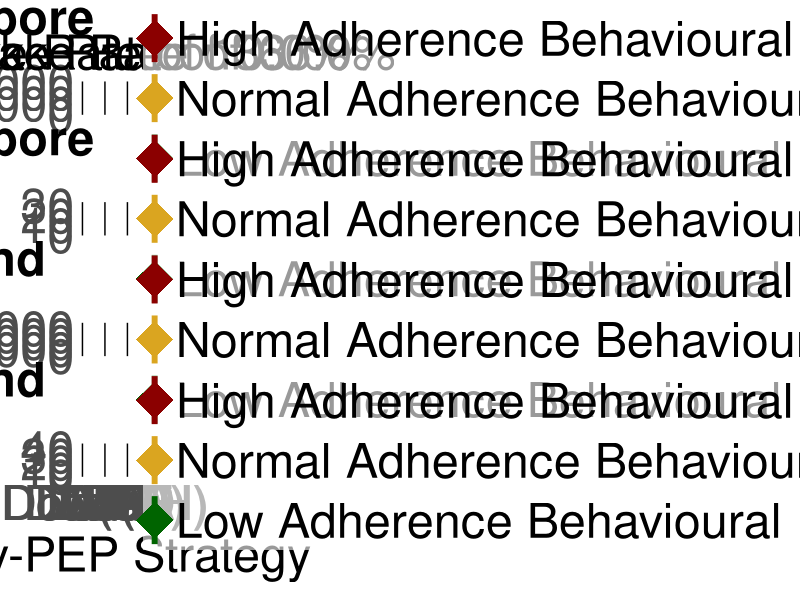

This chart was generated by the following R code:
library(ggplot2)
library(patchwork)

size = 35
############################ Singapore #####################################
############################ uptake rate of 0.1 ############################
# plot averted cases
averted_lowbehaviouralpattern_0.1 <- data.frame(
  group = c('DbE', 'DoD(H)', 'DoD', 'DoA(H)', 'DoA', 'DaR'),
  ymin = c(972, 700, 702, 19499, 19507, 19499),
  middle = c(4279, 8310, 8321, 73221, 73249, 73221),
  ymax = c(10117, 55178, 55321, 277301, 277752, 277204)
)

averted_normalbehaviouralpattern_0.1 <- data.frame(
  group = c('DbE', 'DoD(H)', 'DoD', 'DoA(H)', 'DoA', 'DaR'),
  ymin = c(1702, 1222, 1226, 20117, 20120, 20117),
  middle = c(7606, 13476, 13485, 74275, 74367, 74277),
  ymax = c(18513, 84823, 85130, 283930, 283938, 283930)
)

averted_highbehaviouralpattern_0.1 <- data.frame(
  group = c('DbE', 'DoD(H)', 'DoD', 'DoA(H)', 'DoA', 'DaR'),
  ymin = c(2673, 1927, 1933, 20592, 20601, 20592),
  middle = c(12251, 19467, 19479, 74628, 74647, 74628),
  ymax = c(31121, 115829, 115851, 283940, 283947, 283940)
)

averted_lowbehaviouralpattern_0.1$scenario <- "Low Adherence Behavioural Pattern"
averted_normalbehaviouralpattern_0.1$scenario <- "Normal Adherence Behavioural Pattern"
averted_highbehaviouralpattern_0.1$scenario <- "High Adherence Behavioural Pattern"

df_combined <- rbind(averted_lowbehaviouralpattern_0.1, averted_normalbehaviouralpattern_0.1, averted_highbehaviouralpattern_0.1)
df_combined$group <- factor(df_combined$group, levels = c('DbE', 'DoD(H)', 'DoD', 'DoA(H)', 'DoA', 'DaR'))
df_combined$scenario <- factor(df_combined$scenario, levels = c("High Adherence Behavioural Pattern", "Normal Adherence Behavioural Pattern", "Low Adherence Behavioural Pattern"))

p1 <- ggplot(df_combined, aes(
  x = group,
  y = middle,
  ymin = ymin,
  ymax = ymax,
  color = scenario
)) + 
  geom_pointrange(position = position_dodge(width = 0.4), shape = 18, size = 3, linewidth = 2) +
  labs(title = "A: Uptake Rate of 10.0%") +
  scale_color_manual(
    name = NULL,
    values = c("Low Adherence Behavioural Pattern" = "darkgreen", "Normal Adherence Behavioural Pattern" = "goldenrod", "High Adherence Behavioural Pattern" = "darkred")
  ) +
  scale_y_continuous(expand = expansion(mult = c(0, 0.05)), limits = c(0, 290000), labels = function(x) format(x, scientific = FALSE, big.mark = "", trim = TRUE)) +
  theme_minimal(base_size = 13) +
  theme(
    panel.grid.major = element_blank(),
    panel.grid.minor = element_blank(),
    legend.position = "inside",
    legend.position.inside = c(0.20, 0.85),
    legend.justification = c("right", "top"),
    legend.background = element_rect(fill = alpha("white", 0.6), color = NA),
    legend.box.background = element_rect(color = "black"),
    legend.margin = margin(0, 0, 0, 0),
    legend.box.margin = margin(0, 0, 0, 0),
    legend.key.height = unit(3, "lines"),
    plot.title = element_text(hjust = 0.5, margin = margin(b = 0), size = size),
    axis.title.x = element_blank(),
    axis.text.x = element_blank(),
    axis.text.y = element_text(size = size),
    axis.title.y = element_text(size = size),
    axis.line.x = element_line(color = "black", size = 0.5),
    axis.line.y = element_line(color = "black", size = 0.5)
  )
p1 <- p1 +
  labs(tag = "(1) Singapore") +
  theme(
    plot.tag.position = c(0, 1),
    plot.tag = element_text(size = size, hjust = 0, vjust = 0, face = "bold")
  )

# plot averted cases per prescription
averted_lowbehaviouralpattern_0.1 <- data.frame(
  group = c('DbE', 'DoD(H)', 'DoD', 'DoA(H)', 'DoA', 'DaR'),
  ymin = c(0.26, 1.19, 0.96, 0.049, 0.014, 0.049),
  middle = c(1.13, 4.56, 3.78, 0.26, 0.078, 0.26),
  ymax = c(2.67, 10.76, 8.75, 3.65, 1.44, 3.60)
)

averted_normalbehaviouralpattern_0.1 <- data.frame(
  group = c('DbE', 'DoD(H)', 'DoD', 'DoA(H)', 'DoA', 'DaR'),
  ymin = c(0.45, 2.12, 1.70, 0.077, 0.020, 0.077),
  middle = c(2.01, 8.05, 6.70, 0.37, 0.10, 0.37),
  ymax = c(4.89, 19.19, 15.63, 4.67, 1.77, 4.69)
)

averted_highbehaviouralpattern_0.1 <- data.frame(
  group = c('DbE', 'DoD(H)', 'DoD', 'DoA(H)', 'DoA', 'DaR'),
  ymin = c(0.71, 3.45, 2.76, 0.12, 0.030, 0.12),
  middle = c(3.24, 13.01, 10.87, 0.53, 0.14, 0.52),
  ymax = c(8.22, 31.62, 25.76, 5.25, 1.95, 5.25)
)

averted_lowbehaviouralpattern_0.1$scenario <- "Low Adherence Behavioural Pattern"
averted_normalbehaviouralpattern_0.1$scenario <- "Normal Adherence Behavioural Pattern"
averted_highbehaviouralpattern_0.1$scenario <- "High Adherence Behavioural Pattern"

df_combined <- rbind(averted_lowbehaviouralpattern_0.1, averted_normalbehaviouralpattern_0.1, averted_highbehaviouralpattern_0.1)
df_combined$group <- factor(df_combined$group, levels = c('DbE', 'DoD(H)', 'DoD', 'DoA(H)', 'DoA', 'DaR'))
df_combined$scenario <- factor(df_combined$scenario, levels = c("High Adherence Behavioural Pattern", "Normal Adherence Behavioural Pattern", "Low Adherence Behavioural Pattern"))

p4 <- ggplot(df_combined, aes(
  x = group,
  y = middle,
  ymin = ymin,
  ymax = ymax,
  color = scenario
)) + 
  geom_pointrange(position = position_dodge(width = 0.4), shape = 18, size = 3, linewidth = 2) +
  scale_color_manual(
    name = NULL,
    values = c("Low Adherence Behavioural Pattern" = "darkgreen", "Normal Adherence Behavioural Pattern" = "goldenrod", "High Adherence Behavioural Pattern" = "darkred")
  ) +
  labs(title = "") +
  theme_minimal(base_size = 13) +
  scale_y_continuous(expand = expansion(mult = c(0, 0.05)), limits = c(0, 32)) +
  theme(
    panel.grid.major = element_blank(),
    panel.grid.minor = element_blank(),
    legend.position = "inside",
    legend.position.inside = c(0.20, 0.85),
    legend.justification = c("right", "top"),
    legend.background = element_rect(fill = alpha("white", 0.6), color = NA),
    legend.box.background = element_rect(color = "black"),
    legend.margin = margin(0, 0, 0, 0),
    legend.box.margin = margin(0, 0, 0, 0),
    legend.key.height = unit(3, "lines"),
    plot.title = element_text(hjust = 0.5, margin = margin(b = 0), size = size),
    axis.title.x = element_blank(),
    axis.text.x = element_blank(),
    axis.text.y = element_text(size = size),
    axis.title.y = element_text(size = size),
    axis.line.x = element_line(color = "black", size = 0.5),
    axis.line.y = element_line(color = "black", size = 0.5)
  )
p4 <- p4 +
  labs(tag = "(2) Singapore") +
  theme(
    plot.tag.position = c(0, 1),
    plot.tag = element_text(size = size, hjust = 0, vjust = 0, face = "bold")
  )

############################ uptake rate of 0.33 ############################
# plot averted cases
averted_lowbehaviouralpattern_0.33 <- data.frame(
  group = c('DbE', 'DoD(H)', 'DoD', 'DoA(H)', 'DoA', 'DaR'),
  ymin = c(3009, 2124, 2132, 20712, 20713, 20712),
  middle = c(13200, 21156, 21182, 75181, 75196, 75181),
  ymax = c(32679, 122282, 122851, 283971, 283975, 283971)
)

averted_normalbehaviouralpattern_0.33 <- data.frame(
  group = c('DbE', 'DoD(H)', 'DoD', 'DoA(H)', 'DoA', 'DaR'),
  ymin = c(4985, 3507, 3526, 20720, 20721, 20720),
  middle = c(22386, 30652, 30705, 75471, 75484, 75471),
  ymax = c(58439, 162306, 162368, 283872, 283976, 283972)
)

averted_highbehaviouralpattern_0.33 <- data.frame(
  group = c('DbE', 'DoD(H)', 'DoD', 'DoA(H)', 'DoA', 'DaR'),
  ymin = c(7294, 5166, 5179, 20937, 21003, 20937),
  middle = c(33383, 39818, 39900, 75532, 75554, 75532),
  ymax = c(94504, 195468, 195900, 283972, 283976, 283972)
)

averted_lowbehaviouralpattern_0.33$scenario <- "Low Adherence Behavioural Pattern"
averted_normalbehaviouralpattern_0.33$scenario <- "Normal Adherence Behavioural Pattern"
averted_highbehaviouralpattern_0.33$scenario <- "High Adherence Behavioural Pattern"

df_combined <- rbind(averted_lowbehaviouralpattern_0.33, averted_normalbehaviouralpattern_0.33, averted_highbehaviouralpattern_0.33)
df_combined$group <- factor(df_combined$group, levels = c('DbE', 'DoD(H)', 'DoD', 'DoA(H)', 'DoA', 'DaR'))
df_combined$scenario <- factor(df_combined$scenario, levels = c("High Adherence Behavioural Pattern", "Normal Adherence Behavioural Pattern", "Low Adherence Behavioural Pattern"))

p2 <- ggplot(df_combined, aes(
  x = group,
  y = middle,
  ymin = ymin,
  ymax = ymax,
  color = scenario
)) + 
  geom_pointrange(position = position_dodge(width = 0.4), shape = 18, size = 3, linewidth = 2) +
  labs(title = "B: Uptake Rate of 33.0%") +
  scale_color_manual(
    name = NULL,
    values = c("Low Adherence Behavioural Pattern" = "darkgreen", "Normal Adherence Behavioural Pattern" = "goldenrod", "High Adherence Behavioural Pattern" = "darkred")
  ) +
  theme_minimal(base_size = 13) +
  scale_y_continuous(expand = expansion(mult = c(0, 0.05)), limits = c(0, 290000), labels = function(x) format(x, scientific = FALSE, big.mark = "", trim = TRUE)) +
  theme(
    panel.grid.major = element_blank(),
    panel.grid.minor = element_blank(),
    legend.position = "inside",
    legend.position.inside = c(0.20, 0.85),
    legend.justification = c("right", "top"),
    legend.background = element_rect(fill = alpha("white", 0.6), color = NA),
    legend.box.background = element_rect(color = "black"),
    legend.margin = margin(0, 0, 0, 0),
    legend.box.margin = margin(0, 0, 0, 0),
    legend.key.height = unit(3, "lines"),
    plot.title = element_text(hjust = 0.5, margin = margin(b = 0), size = size),
    axis.title.x = element_blank(),
    axis.text.x = element_blank(),
    axis.title.y = element_blank(),
    axis.text.y = element_blank(),
    axis.ticks.y = element_blank(),
    axis.line.x = element_line(color = "black", size = 0.5),
    axis.line.y = element_line(color = "black", size = 0.5)
  )

# plot averted cases per prescription
averted_lowbehaviouralpattern_0.33 <- data.frame(
  group = c('DbE', 'DoD(H)', 'DoD', 'DoA(H)', 'DoA', 'DaR'),
  ymin = c(0.24, 1.17, 0.94, 0.033, 0.0086, 0.033),
  middle = c(1.06, 4.36, 3.61, 0.15, 0.042, 0.15),
  ymax = c(2.62, 10.23, 8.42, 1.62, 0.60, 1.60)
)

averted_normalbehaviouralpattern_0.33 <- data.frame(
  group = c('DbE', 'DoD(H)', 'DoD', 'DoA(H)', 'DoA', 'DaR'),
  ymin = c(0.40, 2.06, 1.64, 0.051, 0.013, 0.05),
  middle = c(1.79, 7.61, 6.33, 0.23, 0.062, 0.23),
  ymax = c(4.68, 18.12, 14.89, 1.92, 0.69, 1.91)
)

averted_highbehaviouralpattern_0.33 <- data.frame(
  group = c('DbE', 'DoD(H)', 'DoD', 'DoA(H)', 'DoA', 'DaR'),
  ymin = c(0.58, 3.32, 2.65, 0.072, 0.020, 0.072),
  middle = c(2.67, 12.21, 10.20, 0.34, 0.091, 0.34),
  ymax = c(7.56, 30.19, 24.87, 2.20, 0.79, 2.19)
)

averted_lowbehaviouralpattern_0.33$scenario <- "Low Adherence Behavioural Pattern"
averted_normalbehaviouralpattern_0.33$scenario <- "Normal Adherence Behavioural Pattern"
averted_highbehaviouralpattern_0.33$scenario <- "High Adherence Behavioural Pattern"

df_combined <- rbind(averted_lowbehaviouralpattern_0.33, averted_normalbehaviouralpattern_0.33, averted_highbehaviouralpattern_0.33)
df_combined$group <- factor(df_combined$group, levels = c('DbE', 'DoD(H)', 'DoD', 'DoA(H)', 'DoA', 'DaR'))
df_combined$scenario <- factor(df_combined$scenario, levels = c("High Adherence Behavioural Pattern", "Normal Adherence Behavioural Pattern", "Low Adherence Behavioural Pattern"))

p5 <- ggplot(df_combined, aes(
  x = group,
  y = middle,
  ymin = ymin,
  ymax = ymax,
  color = scenario
)) + 
  geom_pointrange(position = position_dodge(width = 0.4), shape = 18, size = 3, linewidth = 2) +
  scale_color_manual(
    name = NULL,
    values = c("Low Adherence Behavioural Pattern" = "darkgreen", "Normal Adherence Behavioural Pattern" = "goldenrod", "High Adherence Behavioural Pattern" = "darkred")
  ) +
  labs(title = "") +
  theme_minimal(base_size = 13) +
  scale_y_continuous(expand = expansion(mult = c(0, 0.05)), limits = c(0, 32)) +
  theme(
    panel.grid.major = element_blank(),
    panel.grid.minor = element_blank(),
    legend.position = "inside",
    legend.position.inside = c(0.20, 0.85),
    legend.justification = c("right", "top"),
    legend.background = element_rect(fill = alpha("white", 0.6), color = NA),
    legend.box.background = element_rect(color = "black"),
    legend.margin = margin(0, 0, 0, 0),
    legend.box.margin = margin(0, 0, 0, 0),
    legend.key.height = unit(3, "lines"),
    plot.title = element_text(hjust = 0.5, margin = margin(b = 0), size = size),
    axis.title.x = element_blank(),
    axis.text.x = element_blank(),
    axis.title.y = element_blank(),
    axis.text.y = element_blank(),
    axis.ticks.y = element_blank(),
    axis.line.x = element_line(color = "black", size = 0.5),
    axis.line.y = element_line(color = "black", size = 0.5)
  )

############################ uptake rate of 0.66 ############################
# plot averted cases
averted_lowbehaviouralpattern_0.66 <- data.frame(
  group = c('DbE', 'DoD(H)', 'DoD', 'DoA(H)', 'DoA', 'DaR'),
  ymin = c(5499, 3818, 3839, 21030, 21036, 21030),
  middle = c(24251, 32459, 32509, 75686, 75707, 75686),
  ymax = c(63183, 167472, 168138, 283973, 283976, 283973)
)

averted_normalbehaviouralpattern_0.66 <- data.frame(
  group = c('DbE', 'DoD(H)', 'DoD', 'DoA(H)', 'DoA', 'DaR'),
  ymin = c(8554, 5935, 5960, 21032, 21038, 21032),
  middle = c(38143, 42739, 42799, 75761, 75764, 75761),
  ymax = c(109313, 204607, 205162, 283973, 283977, 283973)
)

averted_highbehaviouralpattern_0.66 <- data.frame(
  group = c('DbE', 'DoD(H)', 'DoD', 'DoA(H)', 'DoA', 'DaR'),
  ymin = c(11268, 8193, 8198, 21157, 21157, 21157),
  middle = c(50904, 51058, 51080, 75762, 75765, 75762),
  ymax = c(166182, 213123, 231724, 283974, 283977, 283974)
)

averted_lowbehaviouralpattern_0.66$scenario <- "Low Adherence Behavioural Pattern"
averted_normalbehaviouralpattern_0.66$scenario <- "Normal Adherence Behavioural Pattern"
averted_highbehaviouralpattern_0.66$scenario <- "High Adherence Behavioural Pattern"

df_combined <- rbind(averted_lowbehaviouralpattern_0.66, averted_normalbehaviouralpattern_0.66, averted_highbehaviouralpattern_0.66)
df_combined$group <- factor(df_combined$group, levels = c('DbE', 'DoD(H)', 'DoD', 'DoA(H)', 'DoA', 'DaR'))
df_combined$scenario <- factor(df_combined$scenario, levels = c("High Adherence Behavioural Pattern", "Normal Adherence Behavioural Pattern", "Low Adherence Behavioural Pattern"))

p3 <- ggplot(df_combined, aes(
  x = group,
  y = middle,
  ymin = ymin,
  ymax = ymax,
  color = scenario
)) + 
  geom_pointrange(position = position_dodge(width = 0.4), shape = 18, size = 3, linewidth = 2) +
  labs(title = "C: Uptake Rate of 66.0%") +
  scale_color_manual(
    name = NULL,
    values = c("Low Adherence Behavioural Pattern" = "darkgreen", "Normal Adherence Behavioural Pattern" = "goldenrod", "High Adherence Behavioural Pattern" = "darkred")
  ) +
  theme_minimal(base_size = 13) +
  scale_y_continuous(expand = expansion(mult = c(0, 0.05)), limits = c(0, 290000)) +
  theme(
    panel.grid.major = element_blank(),
    panel.grid.minor = element_blank(),
    legend.position = "inside",
    legend.position.inside = c(0.20, 0.85),
    legend.justification = c("right", "top"),
    legend.background = element_rect(fill = alpha("white", 0.6), color = NA),
    legend.box.background = element_rect(color = "black"),
    legend.margin = margin(0, 0, 0, 0),
    legend.box.margin = margin(0, 0, 0, 0),
    legend.key.height = unit(3, "lines"),
    plot.title = element_text(hjust = 0.5, margin = margin(b = 0), size = size),
    axis.title.x = element_blank(),
    axis.text.x = element_blank(),
    axis.title.y = element_blank(),
    axis.text.y = element_blank(),
    axis.ticks.y = element_blank(),
    axis.line.x = element_line(color = "black", size = 0.5),
    axis.line.y = element_line(color = "black", size = 0.5)
  )

# plot averted cases per prescription
averted_lowbehaviouralpattern_0.66 <- data.frame(
  group = c('DbE', 'DoD(H)', 'DoD', 'DoA(H)', 'DoA', 'DaR'),
  ymin = c(0.22, 1.14, 0.92, 0.025, 0.0068, 0.025),
  middle = c(0.97, 4.17, 3.46, 0.12, 0.032, 0.12),
  ymax = c(2.53, 9.77, 8.06, 0.98, 0.35, 0.98)
)

averted_normalbehaviouralpattern_0.66 <- data.frame(
  group = c('DbE', 'DoD(H)', 'DoD', 'DoA(H)', 'DoA', 'DaR'),
  ymin = c(0.34, 1.99, 1.59, 0.036, 0.010, 0.036),
  middle = c(1.53, 7.17, 5.97, 0.18, 0.047, 0.18),
  ymax = c(4.37, 17.15, 14.26, 1.15, 0.41, 1.14)
)

averted_highbehaviouralpattern_0.66 <- data.frame(
  group = c('DbE', 'DoD(H)', 'DoD', 'DoA(H)', 'DoA', 'DaR'),
  ymin = c(0.45, 3.17, 2.52, 0.045, 0.014, 0.045),
  middle = c(2.04, 11.51, 9.61, 0.25, 0.068, 0.25),
  ymax = c(6.65, 29.06, 24.04, 1.59, 0.48, 1.59)
)

averted_lowbehaviouralpattern_0.66$scenario <- "Low Adherence Behavioural Pattern"
averted_normalbehaviouralpattern_0.66$scenario <- "Normal Adherence Behavioural Pattern"
averted_highbehaviouralpattern_0.66$scenario <- "High Adherence Behavioural Pattern"

df_combined <- rbind(averted_lowbehaviouralpattern_0.66, averted_normalbehaviouralpattern_0.66, averted_highbehaviouralpattern_0.66)
df_combined$group <- factor(df_combined$group, levels = c('DbE', 'DoD(H)', 'DoD', 'DoA(H)', 'DoA', 'DaR'))
df_combined$scenario <- factor(df_combined$scenario, levels = c("High Adherence Behavioural Pattern", "Normal Adherence Behavioural Pattern", "Low Adherence Behavioural Pattern"))

p6 <- ggplot(df_combined, aes(
  x = group,
  y = middle,
  ymin = ymin,
  ymax = ymax,
  color = scenario
)) + 
  geom_pointrange(position = position_dodge(width = 0.4), shape = 18, size = 3, linewidth = 2) +
  scale_color_manual(
    name = NULL,
    values = c("Low Adherence Behavioural Pattern" = "darkgreen", "Normal Adherence Behavioural Pattern" = "goldenrod", "High Adherence Behavioural Pattern" = "darkred")
  ) +
  labs(title = "") +
  theme_minimal(base_size = 13) +
  scale_y_continuous(expand = expansion(mult = c(0, 0.05)), limits = c(0, 32)) +
  theme(
    panel.grid.major = element_blank(),
    panel.grid.minor = element_blank(),
    legend.position = "inside",
    legend.position.inside = c(0.20, 0.85),
    legend.justification = c("right", "top"),
    legend.background = element_rect(fill = alpha("white", 0.6), color = NA),
    legend.box.background = element_rect(color = "black"),
    legend.margin = margin(0, 0, 0, 0),
    legend.box.margin = margin(0, 0, 0, 0),
    legend.key.height = unit(3, "lines"),
    plot.title = element_text(hjust = 0.5, margin = margin(b = 0), size = size),
    axis.title.x = element_blank(),
    axis.text.x = element_blank(),
    axis.title.y = element_blank(),
    axis.text.y = element_blank(),
    axis.ticks.y = element_blank(),
    axis.line.x = element_line(color = "black", size = 0.5),
    axis.line.y = element_line(color = "black", size = 0.5)
  )

row_averted <- (p1 + p2 + p3 + plot_layout(ncol = 3, guides = "collect")) &
  theme(legend.position = "right", legend.text = element_text(size = size)) &
  plot_annotation(
    title = NULL,
    theme = theme(
      axis.title.x = element_text(size = size, margin = margin(t = 10)),
      axis.title.y = element_text(size = size, margin = margin(r = 10))
    )
  ) &
  labs(
    x = "Doxy-PEP Strategy",
    y = "Total Number of \n Averted Cases"
  )

row_averted_per_prescription <- (p4 + p5 + p6 + plot_layout(ncol = 3, guides = "collect")) &
  theme(legend.position = "right", legend.text = element_text(size = size)) &
  plot_annotation(
    title = NULL,
    theme = theme(
      axis.title.x = element_text(size = size, margin = margin(t = 10)),
      axis.title.y = element_text(size = size, margin = margin(r = 10))
    )
  ) &
  labs(
    x = "Doxy-PEP Strategy",
    y = "Number of Averted \n Cases per Prescription"
  )

############################ England #######################################
############################ uptake rate of 0.1 ############################
# plot averted cases
averted_lowbehaviouralpattern_0.1 <- data.frame(
  group = c('DbE', 'DoD(H)', 'DoD', 'DoA(H)', 'DoA', 'DaR'),
  ymin = c(11154, 40373, 40378, 306439, 306450, 306439),
  middle = c(23040, 171876, 171895, 829379, 829393, 829379),
  ymax = c(38062, 601689, 601729, 2152428, 2152455, 2152428)
)

averted_normalbehaviouralpattern_0.1 <- data.frame(
  group = c('DbE', 'DoD(H)', 'DoD', 'DoA(H)', 'DoA', 'DaR'),
  ymin = c(20239, 66678, 66703, 321794, 321802, 321794),
  middle = c(42166, 266565, 266584, 835412, 835496, 835412),
  ymax = c(70180, 894168, 894421, 2163202, 2163289, 2163202)
)

averted_highbehaviouralpattern_0.1 <- data.frame(
  group = c('DbE', 'DoD(H)', 'DoD', 'DoA(H)', 'DoA', 'DaR'),
  ymin = c(32912, 99544, 99544, 324112, 324118, 324112),
  middle = c(70991, 369583, 369660, 842222, 842334, 842222),
  ymax = c(119119, 1205907, 1206016, 2208121, 2208124, 2208121)
)

averted_lowbehaviouralpattern_0.1$scenario <- "Low Adherence Behavioural Pattern"
averted_normalbehaviouralpattern_0.1$scenario <- "Normal Adherence Behavioural Pattern"
averted_highbehaviouralpattern_0.1$scenario <- "High Adherence Behavioural Pattern"

df_combined <- rbind(averted_lowbehaviouralpattern_0.1, averted_normalbehaviouralpattern_0.1, averted_highbehaviouralpattern_0.1)
df_combined$group <- factor(df_combined$group, levels = c('DbE', 'DoD(H)', 'DoD', 'DoA(H)', 'DoA', 'DaR'))
df_combined$scenario <- factor(df_combined$scenario, levels = c("High Adherence Behavioural Pattern", "Normal Adherence Behavioural Pattern", "Low Adherence Behavioural Pattern"))

p7 <- ggplot(df_combined, aes(
  x = group,
  y = middle,
  ymin = ymin,
  ymax = ymax,
  color = scenario
)) + 
  geom_pointrange(position = position_dodge(width = 0.4), shape = 18, size = 3, linewidth = 2) +
  labs(title = "") +
  scale_color_manual(
    name = NULL,
    values = c("Low Adherence Behavioural Pattern" = "darkgreen", "Normal Adherence Behavioural Pattern" = "goldenrod", "High Adherence Behavioural Pattern" = "darkred")
  ) +
  scale_y_continuous(expand = expansion(mult = c(0, 0.05)), limits = c(0, 2300000), labels = function(x) format(x, scientific = FALSE, big.mark = "", trim = TRUE)) +
  theme_minimal(base_size = 13) +
  theme(
    panel.grid.major = element_blank(),
    panel.grid.minor = element_blank(),
    legend.position = "inside",
    legend.position.inside = c(0.20, 0.85),
    legend.justification = c("right", "top"),
    legend.background = element_rect(fill = alpha("white", 0.6), color = NA),
    legend.box.background = element_rect(color = "black"),
    legend.margin = margin(0, 0, 0, 0),
    legend.box.margin = margin(0, 0, 0, 0),
    legend.key.height = unit(3, "lines"),
    plot.title = element_text(hjust = 0.5, margin = margin(b = 0), size = size),
    axis.title.x = element_blank(),
    axis.text.x = element_blank(),
    axis.text.y = element_text(size = size),
    axis.title.y = element_text(size = size),
    axis.line.x = element_line(color = "black", size = 0.5),
    axis.line.y = element_line(color = "black", size = 0.5)
  )
p7 <- p7 +
  labs(tag = "(3) England") +
  theme(
    plot.tag.position = c(0, 1),
    plot.tag = element_text(size = size, hjust = 0, vjust = 0, face = "bold")
  )

# plot averted cases per prescription
averted_lowbehaviouralpattern_0.1 <- data.frame(
  group = c('DbE', 'DoD(H)', 'DoD', 'DoA(H)', 'DoA', 'DaR'),
  ymin = c(0.62, 3.81, 3.47, 0.20, 0.041, 0.20),
  middle = c(1.28, 8.13, 7.44, 0.73, 0.17, 0.73),
  ymax = c(2.11, 13.34, 12.09, 7.22, 2.46, 7.12)
)

averted_normalbehaviouralpattern_0.1 <- data.frame(
  group = c('DbE', 'DoD(H)', 'DoD', 'DoA(H)', 'DoA', 'DaR'),
  ymin = c(1.12, 6.82, 6.21, 0.31, 0.063, 0.31),
  middle = c(2.34, 14.70, 13.50, 1.03, 0.22, 1.03),
  ymax = c(3.90, 24.38, 22.21, 9.79, 3.58, 9.75)
)

averted_highbehaviouralpattern_0.1 <- data.frame(
  group = c('DbE', 'DoD(H)', 'DoD', 'DoA(H)', 'DoA', 'DaR'),
  ymin = c(1.83, 11.28, 10.22, 0.48, 0.095, 0.48),
  middle = c(3.94, 24.81, 22.68, 1.49, 0.30, 1.49),
  ymax = c(6.62, 42.46, 38.37, 11.76, 4.03, 11.76)
)

averted_lowbehaviouralpattern_0.1$scenario <- "Low Adherence Behavioural Pattern"
averted_normalbehaviouralpattern_0.1$scenario <- "Normal Adherence Behavioural Pattern"
averted_highbehaviouralpattern_0.1$scenario <- "High Adherence Behavioural Pattern"

df_combined <- rbind(averted_lowbehaviouralpattern_0.1, averted_normalbehaviouralpattern_0.1, averted_highbehaviouralpattern_0.1)
df_combined$group <- factor(df_combined$group, levels = c('DbE', 'DoD(H)', 'DoD', 'DoA(H)', 'DoA', 'DaR'))
df_combined$scenario <- factor(df_combined$scenario, levels = c("High Adherence Behavioural Pattern", "Normal Adherence Behavioural Pattern", "Low Adherence Behavioural Pattern"))

p10 <- ggplot(df_combined, aes(
  x = group,
  y = middle,
  ymin = ymin,
  ymax = ymax,
  color = scenario
)) + 
  geom_pointrange(position = position_dodge(width = 0.4), shape = 18, size = 3, linewidth = 2) +
  scale_color_manual(
    name = NULL,
    values = c("Low Adherence Behavioural Pattern" = "darkgreen", "Normal Adherence Behavioural Pattern" = "goldenrod", "High Adherence Behavioural Pattern" = "darkred")
  ) +
  labs(title = "") +
  theme_minimal(base_size = 13) +
  scale_y_continuous(expand = expansion(mult = c(0, 0.05)), limits = c(0, 45)) +
  theme(
    panel.grid.major = element_blank(),
    panel.grid.minor = element_blank(),
    legend.position = "inside",
    legend.position.inside = c(0.20, 0.85),
    legend.justification = c("right", "top"),
    legend.background = element_rect(fill = alpha("white", 0.6), color = NA),
    legend.box.background = element_rect(color = "black"),
    legend.margin = margin(0, 0, 0, 0),
    legend.box.margin = margin(0, 0, 0, 0),
    legend.key.height = unit(3, "lines"),
    plot.title = element_text(hjust = 0.5, margin = margin(b = 0), size = size),
    axis.title.x = element_blank(),
    axis.text.x = element_text(size = size),
    axis.text.y = element_text(size = size),
    axis.title.y = element_text(size = size),
    axis.line.x = element_line(color = "black", size = 0.5),
    axis.line.y = element_line(color = "black", size = 0.5)
  )
p10 <- p10 +
  labs(tag = "(4) England") +
  theme(
    plot.tag.position = c(0, 1),
    plot.tag = element_text(size = size, hjust = 0, vjust = 0, face = "bold")
  )

############################ uptake rate of 0.33 ############################
# plot averted cases
averted_lowbehaviouralpattern_0.33 <- data.frame(
  group = c('DbE', 'DoD(H)', 'DoD', 'DoA(H)', 'DoA', 'DaR'),
  ymin = c(36088, 104749, 104783, 328010, 328013, 328010),
  middle = c(74988, 380772, 380773, 848667, 848736, 848667),
  ymax = c(124738, 1214961, 1215062, 2208154, 2208155, 2208154)
)

averted_normalbehaviouralpattern_0.33 <- data.frame(
  group = c('DbE', 'DoD(H)', 'DoD', 'DoA(H)', 'DoA', 'DaR'),
  ymin = c(62906, 150356, 150375, 332906, 332929, 332906),
  middle = c(135690, 503320, 503329, 853239, 853309, 853239),
  ymax = c(227587, 1536342, 1536394, 2208156, 2208156, 2208156)
)

averted_highbehaviouralpattern_0.33 <- data.frame(
  group = c('DbE', 'DoD(H)', 'DoD', 'DoA(H)', 'DoA', 'DaR'),
  ymin = c(97257, 193025, 193037, 334208, 334258, 334208),
  middle = c(221473, 608638, 608646, 853959, 854013, 853959),
  ymax = c(385361, 1750123, 1750170, 2252347, 2252359, 2252348)
)

averted_lowbehaviouralpattern_0.33$scenario <- "Low Adherence Behavioural Pattern"
averted_normalbehaviouralpattern_0.33$scenario <- "Normal Adherence Behavioural Pattern"
averted_highbehaviouralpattern_0.33$scenario <- "High Adherence Behavioural Pattern"

df_combined <- rbind(averted_lowbehaviouralpattern_0.33, averted_normalbehaviouralpattern_0.33, averted_highbehaviouralpattern_0.33)
df_combined$group <- factor(df_combined$group, levels = c('DbE', 'DoD(H)', 'DoD', 'DoA(H)', 'DoA', 'DaR'))
df_combined$scenario <- factor(df_combined$scenario, levels = c("High Adherence Behavioural Pattern", "Normal Adherence Behavioural Pattern", "Low Adherence Behavioural Pattern"))

p8 <- ggplot(df_combined, aes(
  x = group,
  y = middle,
  ymin = ymin,
  ymax = ymax,
  color = scenario
)) + 
  geom_pointrange(position = position_dodge(width = 0.4), shape = 18, size = 3, linewidth = 2) +
  labs(title = "") +
  scale_color_manual(
    name = NULL,
    values = c("Low Adherence Behavioural Pattern" = "darkgreen", "Normal Adherence Behavioural Pattern" = "goldenrod", "High Adherence Behavioural Pattern" = "darkred")
  ) +
  theme_minimal(base_size = 13) +
  scale_y_continuous(expand = expansion(mult = c(0, 0.05)), limits = c(0, 2300000), labels = function(x) format(x, scientific = FALSE, big.mark = "", trim = TRUE)) +
  theme(
    panel.grid.major = element_blank(),
    panel.grid.minor = element_blank(),
    legend.position = "inside",
    legend.position.inside = c(0.20, 0.85),
    legend.justification = c("right", "top"),
    legend.background = element_rect(fill = alpha("white", 0.6), color = NA),
    legend.box.background = element_rect(color = "black"),
    legend.margin = margin(0, 0, 0, 0),
    legend.box.margin = margin(0, 0, 0, 0),
    legend.key.height = unit(3, "lines"),
    plot.title = element_text(hjust = 0.5, margin = margin(b = 0), size = size),
    axis.title.x = element_blank(),
    axis.text.x = element_blank(),
    axis.title.y = element_blank(),
    axis.text.y = element_blank(),
    axis.ticks.y = element_blank(),
    axis.line.x = element_line(color = "black", size = 0.5),
    axis.line.y = element_line(color = "black", size = 0.5)
  )

# plot averted cases per prescription
averted_lowbehaviouralpattern_0.33 <- data.frame(
  group = c('DbE', 'DoD(H)', 'DoD', 'DoA(H)', 'DoA', 'DaR'),
  ymin = c(0.61, 3.67, 3.33, 0.13, 0.027, 0.13),
  middle = c(1.26, 7.82, 7.13, 0.43, 0.086, 0.43),
  ymax = c(2.10, 12.99, 11.76, 3.67, 1.26, 3.67)
)

averted_normalbehaviouralpattern_0.33 <- data.frame(
  group = c('DbE', 'DoD(H)', 'DoD', 'DoA(H)', 'DoA', 'DaR'),
  ymin = c(1.06, 6.47, 5.86, 0.20, 0.042, 0.20),
  middle = c(2.28, 14.02, 12.77, 0.65, 0.13, 0.65),
  ymax = c(3.83, 23.76, 21.37, 4.21, 1.41, 4.21)
)

averted_highbehaviouralpattern_0.33 <- data.frame(
  group = c('DbE', 'DoD(H)', 'DoD', 'DoA(H)', 'DoA', 'DaR'),
  ymin = c(1.64, 10.52, 9.54, 0.27, 0.061, 0.27),
  middle = c(3.73, 23.69, 21.53, 0.98, 0.19, 0.98),
  ymax = c(6.49, 41.51, 37.22, 5.45, 1.53, 5.44)
)

averted_lowbehaviouralpattern_0.33$scenario <- "Low Adherence Behavioural Pattern"
averted_normalbehaviouralpattern_0.33$scenario <- "Normal Adherence Behavioural Pattern"
averted_highbehaviouralpattern_0.33$scenario <- "High Adherence Behavioural Pattern"

df_combined <- rbind(averted_lowbehaviouralpattern_0.33, averted_normalbehaviouralpattern_0.33, averted_highbehaviouralpattern_0.33)
df_combined$group <- factor(df_combined$group, levels = c('DbE', 'DoD(H)', 'DoD', 'DoA(H)', 'DoA', 'DaR'))
df_combined$scenario <- factor(df_combined$scenario, levels = c("High Adherence Behavioural Pattern", "Normal Adherence Behavioural Pattern", "Low Adherence Behavioural Pattern"))

p11 <- ggplot(df_combined, aes(
  x = group,
  y = middle,
  ymin = ymin,
  ymax = ymax,
  color = scenario
)) + 
  geom_pointrange(position = position_dodge(width = 0.4), shape = 18, size = 3, linewidth = 2) +
  scale_color_manual(
    name = NULL,
    values = c("Low Adherence Behavioural Pattern" = "darkgreen", "Normal Adherence Behavioural Pattern" = "goldenrod", "High Adherence Behavioural Pattern" = "darkred")
  ) +
  labs(title = "") +
  theme_minimal(base_size = 13) +
  scale_y_continuous(expand = expansion(mult = c(0, 0.05)), limits = c(0, 45)) +
  theme(
    panel.grid.major = element_blank(),
    panel.grid.minor = element_blank(),
    legend.position = "inside",
    legend.position.inside = c(0.20, 0.85),
    legend.justification = c("right", "top"),
    legend.background = element_rect(fill = alpha("white", 0.6), color = NA),
    legend.box.background = element_rect(color = "black"),
    legend.margin = margin(0, 0, 0, 0),
    legend.box.margin = margin(0, 0, 0, 0),
    legend.key.height = unit(3, "lines"),
    plot.title = element_text(hjust = 0.5, margin = margin(b = 0), size = size),
    axis.title.x = element_text(size = size),
    axis.text.x = element_text(size = size),
    axis.title.y = element_blank(),
    axis.text.y = element_blank(),
    axis.ticks.y = element_blank(),
    axis.line.x = element_line(color = "black", size = 0.5),
    axis.line.y = element_line(color = "black", size = 0.5)
  )

############################ uptake rate of 0.66 ############################
# plot averted cases
averted_lowbehaviouralpattern_0.66 <- data.frame(
  group = c('DbE', 'DoD(H)', 'DoD', 'DoA(H)', 'DoA', 'DaR'),
  ymin = c(68169, 156852, 156871, 334554, 334558, 334554),
  middle = c(147136, 519778, 519797, 854865, 854949, 854865),
  ymax = c(246199, 1564865, 1564916, 2208157, 2208157, 2208157)
)

averted_normalbehaviouralpattern_0.66 <- data.frame(
  group = c('DbE', 'DoD(H)', 'DoD', 'DoA(H)', 'DoA', 'DaR'),
  ymin = c(114546, 206914, 206926, 334775, 334808, 334775),
  middle = c(258450, 628937, 628971, 856642, 856736, 856642),
  ymax = c(447327, 1815654, 1815698, 2264549, 2264663, 2264540)
)

averted_highbehaviouralpattern_0.66 <- data.frame(
  group = c('DbE', 'DoD(H)', 'DoD', 'DoA(H)', 'DoA', 'DaR'),
  ymin = c(162333, 246174, 246222, 334842, 334874, 334842),
  middle = c(398896, 709552, 709556, 856722, 856812, 856722),
  ymax = c(736496, 2019576, 2019912, 2276154, 2276255, 2276154)
)

averted_lowbehaviouralpattern_0.66$scenario <- "Low Adherence Behavioural Pattern"
averted_normalbehaviouralpattern_0.66$scenario <- "Normal Adherence Behavioural Pattern"
averted_highbehaviouralpattern_0.66$scenario <- "High Adherence Behavioural Pattern"

df_combined <- rbind(averted_lowbehaviouralpattern_0.66, averted_normalbehaviouralpattern_0.66, averted_highbehaviouralpattern_0.66)
df_combined$group <- factor(df_combined$group, levels = c('DbE', 'DoD(H)', 'DoD', 'DoA(H)', 'DoA', 'DaR'))
df_combined$scenario <- factor(df_combined$scenario, levels = c("High Adherence Behavioural Pattern", "Normal Adherence Behavioural Pattern", "Low Adherence Behavioural Pattern"))

p9 <- ggplot(df_combined, aes(
  x = group,
  y = middle,
  ymin = ymin,
  ymax = ymax,
  color = scenario
)) + 
  geom_pointrange(position = position_dodge(width = 0.4), shape = 18, size = 3, linewidth = 2) +
  labs(title = "") +
  scale_color_manual(
    name = NULL,
    values = c("Low Adherence Behavioural Pattern" = "darkgreen", "Normal Adherence Behavioural Pattern" = "goldenrod", "High Adherence Behavioural Pattern" = "darkred")
  ) +
  theme_minimal(base_size = 13) +
  scale_y_continuous(expand = expansion(mult = c(0, 0.05)), limits = c(0, 2300000)) +
  theme(
    panel.grid.major = element_blank(),
    panel.grid.minor = element_blank(),
    legend.position = "inside",
    legend.position.inside = c(0.20, 0.85),
    legend.justification = c("right", "top"),
    legend.background = element_rect(fill = alpha("white", 0.6), color = NA),
    legend.box.background = element_rect(color = "black"),
    legend.margin = margin(0, 0, 0, 0),
    legend.box.margin = margin(0, 0, 0, 0),
    legend.key.height = unit(3, "lines"),
    plot.title = element_text(hjust = 0.5, margin = margin(b = 0), size = size),
    axis.title.x = element_blank(),
    axis.text.x = element_blank(),
    axis.title.y = element_blank(),
    axis.text.y = element_blank(),
    axis.ticks.y = element_blank(),
    axis.line.x = element_line(color = "black", size = 0.5),
    axis.line.y = element_line(color = "black", size = 0.5)
  )

# plot averted cases per prescription
averted_lowbehaviouralpattern_0.66 <- data.frame(
  group = c('DbE', 'DoD(H)', 'DoD', 'DoA(H)', 'DoA', 'DaR'),
  ymin = c(0.58, 3.51, 3.18, 0.10, 0.021, 0.10),
  middle = c(1.24, 7.52, 6.84, 0.33, 0.065, 0.33),
  ymax = c(2.07, 12.66, 11.39, 2.16, 0.72, 2.16)
)

averted_normalbehaviouralpattern_0.66 <- data.frame(
  group = c('DbE', 'DoD(H)', 'DoD', 'DoA(H)', 'DoA', 'DaR'),
  ymin = c(0.96, 6.10, 5.52, 0.14, 0.031, 0.14),
  middle = c(2.18, 13.37, 12.16, 0.50, 0.098, 0.50),
  ymax = c(3.77, 23.07, 20.83, 2.86, 0.79, 2.86)
)

averted_highbehaviouralpattern_0.66 <- data.frame(
  group = c('DbE', 'DoD(H)', 'DoD', 'DoA(H)', 'DoA', 'DaR'),
  ymin = c(1.37, 9.86, 8.92, 0.17, 0.042, 0.17),
  middle = c(3.36, 22.55, 20.59, 0.72, 0.15, 0.72),
  ymax = c(6.20, 40.32, 36.31, 4.05, 0.93, 4.03)
)

averted_lowbehaviouralpattern_0.66$scenario <- "Low Adherence Behavioural Pattern"
averted_normalbehaviouralpattern_0.66$scenario <- "Normal Adherence Behavioural Pattern"
averted_highbehaviouralpattern_0.66$scenario <- "High Adherence Behavioural Pattern"

df_combined <- rbind(averted_lowbehaviouralpattern_0.66, averted_normalbehaviouralpattern_0.66, averted_highbehaviouralpattern_0.66)
df_combined$group <- factor(df_combined$group, levels = c('DbE', 'DoD(H)', 'DoD', 'DoA(H)', 'DoA', 'DaR'))
df_combined$scenario <- factor(df_combined$scenario, levels = c("High Adherence Behavioural Pattern", "Normal Adherence Behavioural Pattern", "Low Adherence Behavioural Pattern"))

p12 <- ggplot(df_combined, aes(
  x = group,
  y = middle,
  ymin = ymin,
  ymax = ymax,
  color = scenario
)) + 
  geom_pointrange(position = position_dodge(width = 0.4), shape = 18, size = 3, linewidth = 2) +
  scale_color_manual(
    name = NULL,
    values = c("Low Adherence Behavioural Pattern" = "darkgreen", "Normal Adherence Behavioural Pattern" = "goldenrod", "High Adherence Behavioural Pattern" = "darkred")
  ) +
  labs(title = "") +
  theme_minimal(base_size = 13) +
  scale_y_continuous(expand = expansion(mult = c(0, 0.05)), limits = c(0, 45)) +
  theme(
    panel.grid.major = element_blank(),
    panel.grid.minor = element_blank(),
    legend.position = "inside",
    legend.position.inside = c(0.20, 0.85),
    legend.justification = c("right", "top"),
    legend.background = element_rect(fill = alpha("white", 0.6), color = NA),
    legend.box.background = element_rect(color = "black"),
    legend.margin = margin(0, 0, 0, 0),
    legend.box.margin = margin(0, 0, 0, 0),
    legend.key.height = unit(3, "lines"),
    plot.title = element_text(hjust = 0.5, margin = margin(b = 0), size = size),
    axis.title.x = element_blank(),
    axis.text.x = element_text(size = size),
    axis.title.y = element_blank(),
    axis.text.y = element_blank(),
    axis.ticks.y = element_blank(),
    axis.line.x = element_line(color = "black", size = 0.5),
    axis.line.y = element_line(color = "black", size = 0.5)
  )

row_averted_uk <- (p7 + p8 + p9 + plot_layout(ncol = 3, guides = "collect")) &
  theme(legend.position = "right", legend.text = element_text(size = size)) &
  plot_annotation(
    title = NULL,
    theme = theme(
      axis.title.x = element_text(size = size, margin = margin(t = 10)),
      axis.title.y = element_text(size = size, margin = margin(r = 10))
    )
  ) &
  labs(
    x = "Doxy-PEP Strategy",
    y = "Total Number of \n Averted Cases"
  )

row_averted_per_prescription_uk <- (p10 + p11 + p12 + plot_layout(ncol = 3, guides = "collect")) &
  theme(legend.position = "right", legend.text = element_text(size = size)) &
  plot_annotation(
    title = NULL,
    theme = theme(
      axis.title.x = element_text(size = size, margin = margin(t = 10)),
      axis.title.y = element_text(size = size, margin = margin(r = 10))
    )
  ) &
  labs(
    x = "Doxy-PEP Strategy",
    y = "Number of Averted \n Cases per Prescription"
  )

# combine and plot
# (48, 24)
final_plot <- plot_spacer() / row_averted /
  plot_spacer() /
  row_averted_per_prescription /
  plot_spacer() /
  row_averted_uk /
  plot_spacer() /
  row_averted_per_prescription_uk +
  plot_layout(ncol = 1, heights = c(0.08, 1, 0.08, 1, 0.08, 1, 0.08, 1))
final_plot